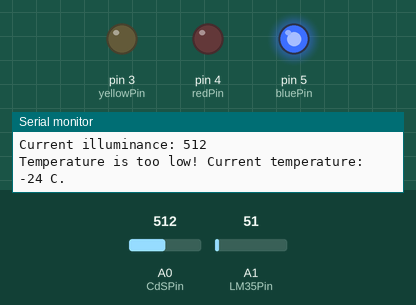
A sketch run on a simulated Arduino Uno, built with avr-gcc and run on an emulated ATmega328P. Shown: output pins drawn as LEDs (lit = HIGH), the last lines printed to the serial monitor. Inputs (shaded band) come from the test bench; at power-on: A0 (CdSPin) = 512, A1 (LM35Pin) = 51.

Above: at 3.8 s.
3.9 s: A0 (CdSPin) set to 213
7.8 s: A0 (CdSPin) set to 188
At 10.4 s:
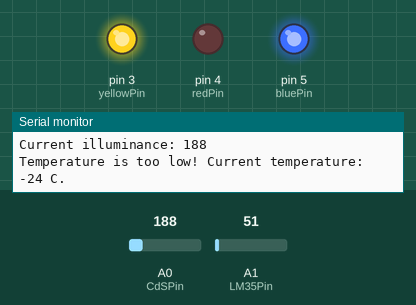
11.7 s: A1 (LM35Pin) set to 89
15.6 s: A1 (LM35Pin) set to 108
At 19.2 s:
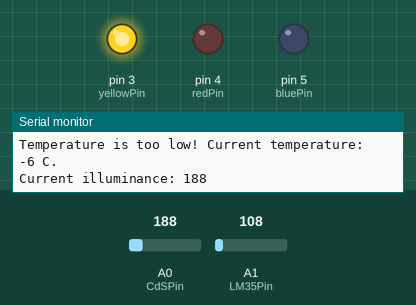
19.5 s: A0 (CdSPin) set to 210
At 21.7 s:
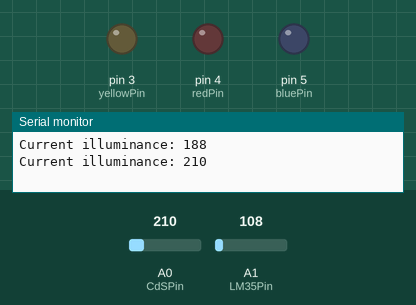
23.4 s: A0 (CdSPin) set to 190
At 25.3 s:
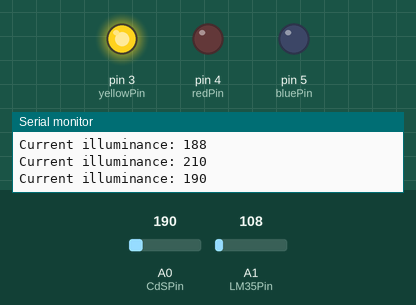
Timing chart, 0 to 26.8 s (numbered marks = the images above; inputs shaded):
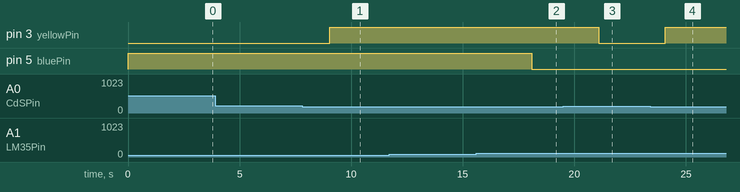

Measured:
- the behaviour switches between 201 and 200 on A0 (CdSPin) (found by bisection; images 0 and 1)
- the behaviour switches between 99 and 100 on A1 (LM35Pin) (found by bisection; images 1 and 2)
- after the input at 7.8 s, pin 3 (yellowPin): LOW → HIGH after 1.2 s
- after the input at 15.6 s, pin 5 (bluePin): HIGH → LOW after 2.5 s
- after the input at 19.5 s, pin 3 (yellowPin): HIGH → LOW after 1.6 s
- after the input at 23.4 s, pin 3 (yellowPin): LOW → HIGH after 0.69 s

The sketch:

Cds-LM35.ino
```cpp
int illuminance = 0;
int temperature = 0;

int CdSPin = A0;
int LM35Pin = A1;
int yellowPin = 3;
int redPin = 4;
int bluePin = 5;

void setup()
{
  Serial.begin(9600);

  pinMode(CdSPin, INPUT);
  pinMode(LM35Pin, INPUT);
  pinMode(yellowPin, OUTPUT);
  pinMode(redPin, OUTPUT);
  pinMode(bluePin, OUTPUT);
}

void loop()
{
  illuminance = analogRead(CdSPin);

  if (illuminance <= 200) {
    digitalWrite(yellowPin, HIGH);
  } else {
    digitalWrite(yellowPin, LOW);
  }

  Serial.print("Current illuminance: ");
  Serial.println(illuminance);

  temperature = -40 + 0.488155 * (analogRead(LM35Pin) - 20);
  if (temperature > 50){
    Serial.print("Temperature is too high! Current temperature: ");
    Serial.print(temperature);
    Serial.println(" C.");
    digitalWrite(redPin, HIGH);
  }
  else{
    digitalWrite(redPin, LOW);
  }

  if (temperature < 0){
    Serial.print("Temperature is too low! Current temperature: ");
    Serial.print(temperature);
    Serial.println(" C.");
    digitalWrite(bluePin, HIGH);
  }
  else{
    digitalWrite(bluePin, LOW);
  }

  delay(3000);
}
```
